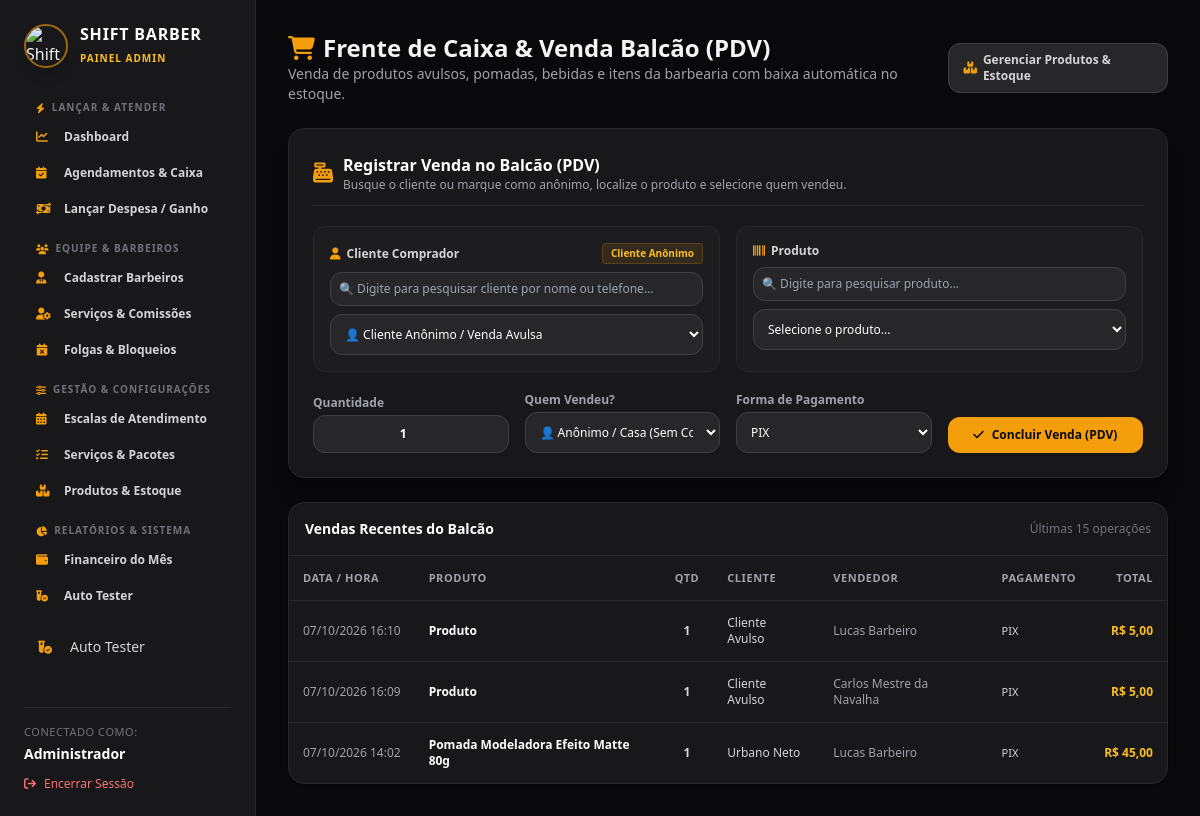
Screenshot of /admin/pdv.php (signed in) with the database file from the repository.
### tables this page shows
CREATE TABLE IF NOT EXISTS vendas_produtos (
    id INT AUTO_INCREMENT PRIMARY KEY,
    cliente_id INT NULL,
    profissional_id INT NULL,
    forma_pagamento ENUM('dinheiro', 'pix', 'cartao_credito', 'cartao_debito') NOT NULL DEFAULT 'pix',
    total DECIMAL(10,2) NOT NULL,
    data_venda DATETIME DEFAULT CURRENT_TIMESTAMP,
    FOREIGN KEY (cliente_id) REFERENCES clientes(id) ON DELETE SET NULL,
    FOREIGN KEY (profissional_id) REFERENCES profissionais(id) ON DELETE SET NULL
);

CREATE TABLE IF NOT EXISTS itens_venda_produtos (
    id INT AUTO_INCREMENT PRIMARY KEY,
    venda_id INT NOT NULL,
    produto_id INT NOT NULL,
    quantidade INT NOT NULL,
    preco_unitario DECIMAL(10,2) NOT NULL,
    subtotal DECIMAL(10,2) NOT NULL,
    FOREIGN KEY (venda_id) REFERENCES vendas_produtos(id) ON DELETE CASCADE,
    FOREIGN KEY (produto_id) REFERENCES produtos(id) ON DELETE RESTRICT
);

CREATE TABLE IF NOT EXISTS profissionais (
    id INT AUTO_INCREMENT PRIMARY KEY,
    nome VARCHAR(100) NOT NULL,
    especialidade VARCHAR(100) DEFAULT 'Barbeiro',
    telefone VARCHAR(20) NULL,
    status ENUM('ativo', 'inativo') DEFAULT 'ativo',
    criado_em TIMESTAMP DEFAULT CURRENT_TIMESTAMP
);

CREATE TABLE IF NOT EXISTS produtos (
    id INT AUTO_INCREMENT PRIMARY KEY,
    nome VARCHAR(100) NOT NULL,
    descricao TEXT NULL,
    preco_custo DECIMAL(10,2) NOT NULL DEFAULT 0.00,
    preco_venda DECIMAL(10,2) NOT NULL,
    comissao_percentual DECIMAL(5,2) NOT NULL DEFAULT 10.00,
    quantidade_estoque INT NOT NULL DEFAULT 0,
    estoque_minimo INT NOT NULL DEFAULT 5,
    status ENUM('ativo', 'inativo') DEFAULT 'ativo',
    mostrar_no_agendamento TINYINT(1) NOT NULL DEFAULT 0,
    criado_em TIMESTAMP DEFAULT CURRENT_TIMESTAMP
);

CREATE TABLE IF NOT EXISTS clientes (
    id INT AUTO_INCREMENT PRIMARY KEY,
    nome VARCHAR(100) NOT NULL,
    email VARCHAR(100) UNIQUE NOT NULL,
    senha VARCHAR(255) NULL,
    telefone VARCHAR(20) NULL,
    cpf VARCHAR(14) UNIQUE NULL,
    data_nascimento DATE NULL,
    oauth_provider ENUM('local', 'google', 'facebook') DEFAULT 'local',
    oauth_uid VARCHAR(100) NULL,
    criado_em TIMESTAMP DEFAULT CURRENT_TIMESTAMP
);

### admin/pdv.php (the view, shortened to what this page needs)
<?php
require_once '../config/database.php';
$vendasRecentes = $pdo->query("
    SELECT v.*,
           c.nome as cliente_nome,
           p.nome as vendedor_nome,
           pr.nome as produto_nome,
           iv.quantidade,
           iv.preco_unitario
    FROM vendas_produtos v
    LEFT JOIN clientes c ON v.cliente_id = c.id
    LEFT JOIN profissionais p ON v.profissional_id = p.id
    LEFT JOIN itens_venda_produtos iv ON iv.venda_id = v.id
    LEFT JOIN produtos pr ON iv.produto_id = pr.id
    ORDER BY v.data_venda DESC, v.id DESC
    LIMIT 15
")->fetchAll();
require_once 'header.php';
?>
<div class="max-w-6xl mx-auto space-y-6">
    <div class="flex flex-col sm:flex-row sm:items-center justify-between gap-4">
        <div>
            <h2 class="text-2xl font-bold flex items-center gap-2">
                <i class="fa-solid fa-cart-shopping text-amber-500"></i> Frente de Caixa & Venda Balcão (PDV)
            </h2>
            <p class="text-zinc-400 text-sm">Venda de produtos avulsos, pomadas, bebidas e itens da barbearia com baixa automática no estoque.</p>
        </div>
        <div class="flex gap-2">
            <a href="produtos.php" class="bg-zinc-800 hover:bg-zinc-700 text-zinc-300 font-bold px-3.5 py-2 rounded-xl text-xs transition border border-zinc-700 inline-flex items-center gap-1.5">
                <i class="fa-solid fa-boxes-stacked text-amber-500"></i> Gerenciar Produtos & Estoque
            </a>
        </div>
    </div>
    <div class="bg-zinc-900 border border-zinc-800 p-6 rounded-2xl shadow-xl space-y-5">
        <div class="flex items-center gap-2.5 pb-3 border-b border-zinc-800">
            <i class="fa-solid fa-cash-register text-amber-500 text-xl"></i>
            <div>
                <h3 class="font-bold text-base text-white">Registrar Venda no Balcão (PDV)</h3>
                <p class="text-xs text-zinc-400">Busque o cliente ou marque como anônimo, localize o produto e selecione quem vendeu.</p>
            </div>
        </div>
        <form method="POST" class="space-y-4">
            <div class="grid grid-cols-1 md:grid-cols-2 gap-4">
                <div class="bg-zinc-800/40 border border-zinc-800 p-4 rounded-xl space-y-2">
                    <div class="flex items-center justify-between">
                        <label class="block text-xs font-bold text-zinc-300 flex items-center gap-1.5">
                            <i class="fa-solid fa-user text-amber-500"></i> Cliente Comprador
                        </label>
                        <button type="button" onclick="selecionarAnonimoCliente()" class="text-[10px] font-bold text-amber-400 hover:underline bg-amber-500/10 px-2 py-0.5 rounded border border-amber-500/20">
                            Cliente Anônimo
                        </button>
                    </div>
                    <input type="text" id="filtroCliente" placeholder="🔍 Digite para pesquisar cliente por nome ou telefone..."
                           oninput="filtrarOpcoesCliente(this.value)"
                           class="w-full bg-zinc-800 border border-zinc-700 rounded-xl p-2 text-xs text-white focus:outline-none focus:border-amber-500">
                    <select name="venda_cliente_id" id="selectCliente"
                            class="w-full bg-zinc-800 border border-zinc-700 rounded-xl p-2.5 text-xs text-white focus:outline-none focus:border-amber-500">
                        <option value="">👤 Cliente Anônimo / Venda Avulsa</option>
                    </select>
                </div>
                <div class="bg-zinc-800/40 border border-zinc-800 p-4 rounded-xl space-y-2">
                    <label class="block text-xs font-bold text-zinc-300 flex items-center gap-1.5">
                        <i class="fa-solid fa-barcode text-amber-500"></i> Produto
                    </label>
                    <input type="text" id="filtroProduto" placeholder="🔍 Digite para pesquisar produto..."
                           oninput="filtrarOpcoesProduto(this.value)"
                           class="w-full bg-zinc-800 border border-zinc-700 rounded-xl p-2 text-xs text-white focus:outline-none focus:border-amber-500">
                    <select name="venda_produto_id" id="selectProduto" required
                            class="w-full bg-zinc-800 border border-zinc-700 rounded-xl p-2.5 text-xs text-white focus:outline-none focus:border-amber-500">
                        <option value="">Selecione o produto...</option>
                    </select>
                </div>
            </div>
            <div class="grid grid-cols-1 sm:grid-cols-2 md:grid-cols-4 gap-4 items-end pt-1">
                <div>
                    <label class="block text-xs font-semibold text-zinc-400 mb-1">Quantidade</label>
                    <input type="number" min="1" name="venda_quantidade" value="1" required
                           class="w-full bg-zinc-800 border border-zinc-700 rounded-xl p-2.5 text-xs text-white font-bold focus:outline-none focus:border-amber-500 text-center">
                </div>
                <div>
                    <label class="block text-xs font-semibold text-zinc-400 mb-1">Quem Vendeu?</label>
                    <select name="venda_profissional_id"
                            class="w-full bg-zinc-800 border border-zinc-700 rounded-xl p-2.5 text-xs text-white focus:outline-none focus:border-amber-500">
                        <option value="">👤 Anônimo / Casa (Sem Comissão)</option>
                    </select>
                </div>
                <div>
                    <label class="block text-xs font-semibold text-zinc-400 mb-1">Forma de Pagamento</label>
                    <select name="forma_pagamento"
                            class="w-full bg-zinc-800 border border-zinc-700 rounded-xl p-2.5 text-xs text-white focus:outline-none focus:border-amber-500">
                        <option value="pix">PIX</option>
                    </select>
                </div>
                <div>
                    <button type="submit" name="registrar_venda"
                            class="w-full bg-amber-500 hover:bg-amber-600 text-zinc-950 font-bold py-2.5 px-4 rounded-xl text-xs transition flex items-center justify-center gap-2 shadow">
                        <i class="fa-solid fa-check"></i> Concluir Venda (PDV)
                    </button>
                </div>
            </div>
        </form>
    </div>
    <div class="bg-zinc-900 border border-zinc-800 rounded-2xl overflow-hidden shadow">
        <div class="p-4 border-b border-zinc-800 flex justify-between items-center">
            <h3 class="font-bold text-white text-sm">Vendas Recentes do Balcão</h3>
            <span class="text-xs text-zinc-500">Últimas 15 operações</span>
        </div>
        <div class="overflow-x-auto w-full">
            <table class="w-full text-left border-collapse text-xs">
                <thead>
                    <tr class="border-b border-zinc-800 text-zinc-400 uppercase tracking-wider text-[11px]">
                        <th class="p-3.5">Data / Hora</th>
                        <th class="p-3.5">Produto</th>
                        <th class="p-3.5 text-center">Qtd</th>
                        <th class="p-3.5">Cliente</th>
                        <th class="p-3.5">Vendedor</th>
                        <th class="p-3.5">Pagamento</th>
                        <th class="p-3.5 text-right">Total</th>
                    </tr>
                </thead>
                <tbody class="divide-y divide-zinc-800">
                    <?php foreach ($vendasRecentes as $v): ?>
                    <tr class="hover:bg-zinc-800/30 transition">
                        <td class="p-3.5 text-zinc-400 whitespace-nowrap">
                            <?= date('d/m/Y H:i', strtotime($v['data_venda'])) ?>
                        </td>
                        <td class="p-3.5 font-bold text-white">
                            <?= htmlspecialchars($v['produto_nome'] ?? 'Produto') ?>
                        </td>
                        <td class="p-3.5 text-center text-zinc-300 font-bold">
                            <?= $v['quantidade'] ?? 1 ?>
                        </td>
                        <td class="p-3.5 text-zinc-300">
                            <?= htmlspecialchars($v['cliente_nome'] ?? 'Cliente Avulso') ?>
                        </td>
                        <td class="p-3.5 text-zinc-400">
                            <?= htmlspecialchars($v['vendedor_nome'] ?? 'Casa (Sem Vendedor)') ?>
                        </td>
                        <td class="p-3.5 text-zinc-300 uppercase text-[11px]">
                            <?= htmlspecialchars($v['forma_pagamento']) ?>
                        </td>
                        <td class="p-3.5 text-right font-extrabold text-amber-400 whitespace-nowrap">
                            R$ <?= number_format($v['total'], 2, ',', '.') ?>
                        </td>
                    </tr>
                    <?php endforeach; ?>
                </tbody>
            </table>
        </div>
    </div>
</div>
</main>
</body>
</html>

### rows the page displays
vendas_produtos: data_venda "07/10/2026 16:10", produto_nome "Produto", itens_venda_produtos.quantidade "1", cliente_nome "Cliente Avulso", profissional.nome "Lucas Barbeiro", forma_pagamento "PIX", total "5,00"
vendas_produtos: data_venda "07/10/2026 16:09", produto_nome "Produto", itens_venda_produtos.quantidade "1", cliente_nome "Cliente Avulso", profissional.nome "Carlos Mestre da Navalha", forma_pagamento "PIX", total "5,00"
vendas_produtos: data_venda "07/10/2026 14:02", produtos.nome "Pomada Modeladora Efeito Matte 80g", itens_venda_produtos.quantidade "1", cliente.nome "Urbano Neto", profissional.nome "Lucas Barbeiro", forma_pagamento "PIX", total "45,00"

### other values shown
$_SESSION['usuario_nome'] "Administrador"
